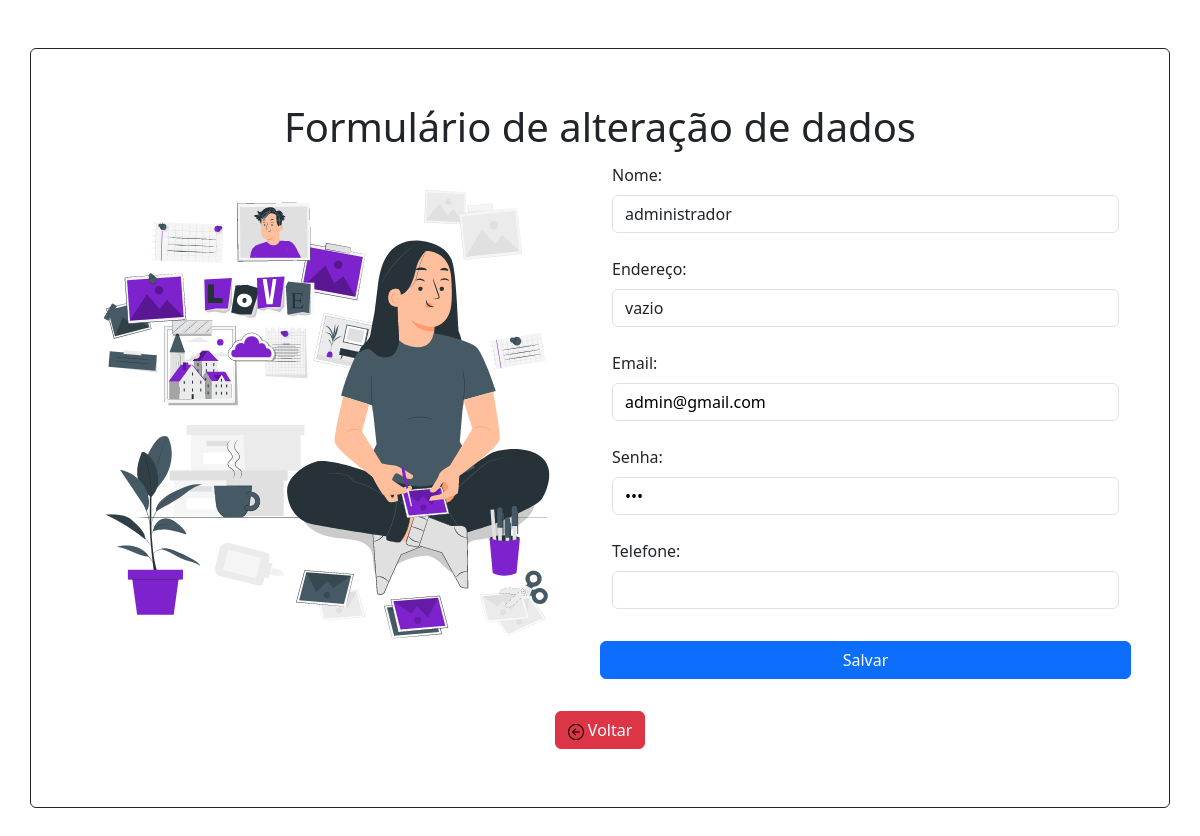
The page /form-alterar.php?id_usuario=1 on the database as committed earlier.
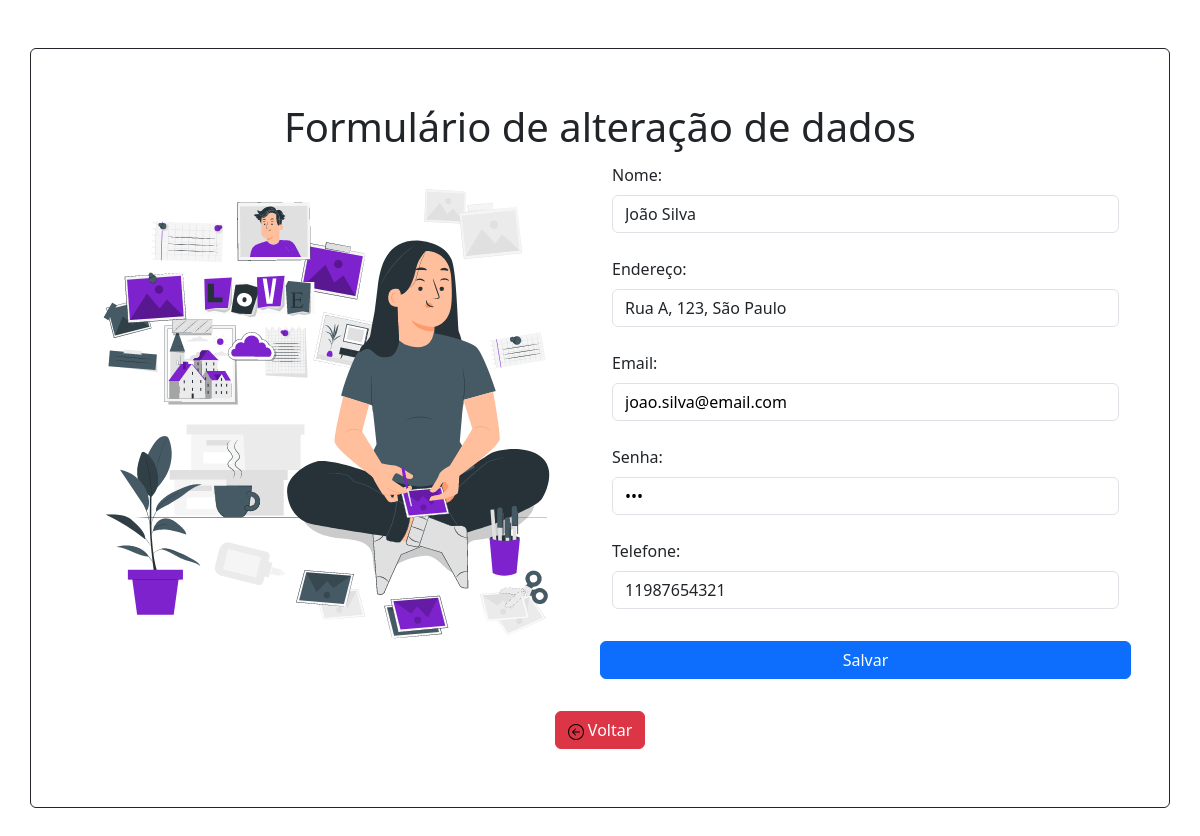
The same page on the database as committed later.
### tables this page shows
CREATE TABLE IF NOT EXISTS `usuario` (
  `id_usuario` int NOT NULL AUTO_INCREMENT,
  `nome` varchar(255) DEFAULT NULL,
  `senha` varchar(255) DEFAULT NULL,
  `email` varchar(255) DEFAULT NULL,
  `endereco` varchar(255) DEFAULT NULL,
  `telefone` varchar(255) DEFAULT NULL,
  `tipo_cliente` int DEFAULT NULL,
  PRIMARY KEY (`id_usuario`)
);

### form-alterar.php (the view, shortened to what this page needs)
<?php
$id = $_GET['id_usuario'];
$conexao = conectar();
$sql = "SELECT * FROM usuario WHERE id_usuario = $id";
$result = mysqli_query($conexao, $sql);
if ($result) {
    $usuario = mysqli_fetch_assoc($result);
} else {
    echo mysqli_errno($conexao) . ": " . mysqli_error($conexao);
    die();
}
?>
<!DOCTYPE html>
<html lang="pt-br">
<head>
    <?php include "links.php"; ?>
</head>
<body>
    <div style="padding: 50px;" class="container border my-5 border-dark rounded">
        <div class="row">
            <div class="col-12 text-center my-1">
                <h1>Formulário de alteração de dados</h1>
            </div>
            <div class="col-6">
                <img class="img-fluid" src="img/form-alterar.gif" alt="Uma pessoa mexendo em um quadro">
            </div>
            <div class="col-6 ">
                <div>
                    <div class="mb-3">
                        <form action="crud/alterar.php" method="post">
                            <label class="form-label" for="nome">Nome:</label>
                            <input class="form-control" type="text" name="nome" id="nome" value="<?php echo  $usuario['nome']; ?>"><br>
                            <label class="form-label" for="endereco">Endereço:</label>
                            <input class="form-control" type="text" name="endereco" id="endereco" value="<?php echo  $usuario['endereco']; ?>"><br>
                            <label class="form-label" for="email">Email:</label>
                            <input class="form-control" type="email" name="email" id="email" value="<?php echo  $usuario['email']; ?>"><br>
                            <label class="form-label" for="senha">Senha:</label>
                            <input class="form-control" type="password" name="senha" id="senha" value="<?php echo  $usuario['senha']; ?>"><br>
                            <label class="form-label" for="telefone">Telefone:</label>
                            <input class="form-control" type="text" name="telefone" id="telefone" value="<?php echo  $usuario['telefone']; ?>"><br>
                            <div class="col-12">
                                <div class="row">
                                    <input class="btn btn-primary my-2" type="submit" value="Salvar">
                                </div>
                            </div>
                    </div>
                </div>
            </div>
        </div>
        <div class="text-center">
             <a class="btn btn-danger my-2" href="#"> <img class="material-icons" style="color: white;" src="img/voltar.svg" alt="voltar"> Voltar</a>
        </div>
    </div>
</body>
</html>

### links.php (shortened to what this page needs)
<link rel="stylesheet" type="text/css" href="css/estilo.css?nocache=<?=rand(0,9999999) ?>"/>
 <link href="https://cdn.jsdelivr.net/npm/bootstrap@5.3.3/dist/css/bootstrap.min.css" rel="stylesheet">
 <link href="https://cdn.jsdelivr.net/npm/sweetalert2@11.0.18/dist/sweetalert2.min.css" rel="stylesheet">

### css/estilo.css (style rules this page uses)
body { font-family: 'roboto',sans-serif; width: 100%; height: 100%; text-decoration: none; }
.row { margin: 0; }
.campo-texto input[type="text"],input[type="password"],input[type="email"] { color: black; }

Rows that differ between the two databases and show on the page:
changed usuario: nome "administrador" → "João Silva"; endereco "vazio" → "Rua A, 123, São Paulo"; email "admin@gmail.com" → "joao.silva@email.com"; telefone (not shown) → "11987654321"
